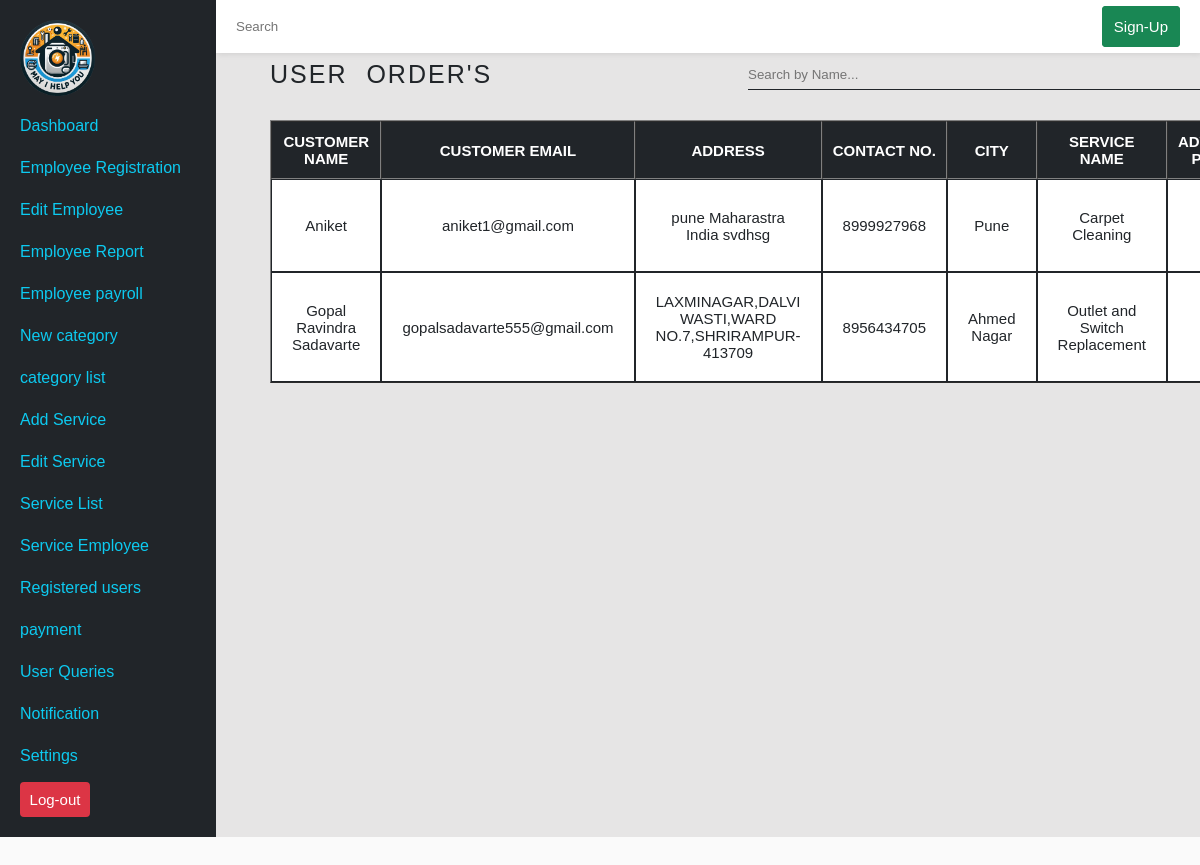
Screenshot of /admin/_adminDashboard.php?user-second=1 (signed in) with the database file from the repository.
### tables this page shows
CREATE TABLE `order_details` (
  `order_details_id` int(11) NOT NULL,
  `customer_name` varchar(300) DEFAULT NULL,
  `customer_email` varchar(200) DEFAULT NULL,
  `contact_no` varchar(50) DEFAULT NULL,
  `service_address` varchar(200) DEFAULT NULL,
  `order_service_id` int(11) DEFAULT NULL,
  `customer_city` varchar(100) DEFAULT NULL
);

CREATE TABLE `services` (
  `service_id` int(11) NOT NULL,
  `service_name` varchar(200) DEFAULT NULL,
  `description` text NOT NULL,
  `price` int(11) NOT NULL,
  `avg_duration` varchar(20) NOT NULL,
  `availability` varchar(50) NOT NULL DEFAULT 'yes',
  `service_create_at` timestamp NULL DEFAULT current_timestamp(),
  `image_path` text NOT NULL,
  `service_cate_id` int(11) DEFAULT NULL,
  `service_admin_id` int(11) DEFAULT NULL
);

### admin/_receivedOrders.php (the view, shortened to what this page needs)
<?php
    $sql=$conn->prepare("SELECT
                            `customer_name`,
                            `customer_email`,
                            `service_address`,
                            `contact_no`,
                            `customer_city`,
                            `service_name`,
                            `price`,
                            `user_mobile_no`,
                            `user_city`,
                            `order_create_at`,
                            `create_update`,
                            `order_status`,
                            `transaction_id`,
                            `payment_status`
                        FROM
                            `order_details`,
                            `order_to_order_details`,
                            `services`,`user`,
                            `user_order`,
                            `user_payment`
                        WHERE
                            `services`.`service_id`=`order_details`.`order_service_id`
                        AND
                            `user_order`.`order_id`=`user_payment`.`payment_order_id`
                        AND
                            `user`.`user_id`=`user_payment`.`payment_user_id`
                        AND
                            `user_order`.`order_id`=`order_to_order_details`.`ord_id`
                        AND
                            `order_details`.`order_details_id`=`order_to_order_details`.`ord_details_id`
                        ORDER BY
                            `order_id`
                        DESC");
    $sql->execute();
    $res=$sql->get_result();
?>
<head>
</head>
<body>
<div class="table-container" style="user-select: none;">
       <div class="table-content">
         <div class="header">
            <h1>User Order's</h1>
            <input type="text" name="searchBar" id="empSearchBar" placeholder="Search by Name...">
        </div>
        <div class="table-data" style="overflow: scroll; width: 101%;">
            <div class="table">
                <table border="1px" cellspacing=0>
                        <tr>
                            <th rowspan="2">Customer Name</th>
                            <th rowspan="2">Customer Email</th>
                            <th rowspan="2">Address</th>
                            <th rowspan="2">Contact No.</th>
                            <th rowspan="2">City</th>
                            <th rowspan="2">Service Name</th>
                            <th rowspan="2">Advance Price</th>
                        </tr>
                        <tr>
                        </tr>
                        <?php
                            while($row=$res->fetch_assoc())
                            {
                        ?>       <tr>
                                 <td class="searchKey"><?php echo $row['customer_name'];?></td>
                                 <td><?php echo $row['customer_email'];?></td>
                                 <td><?php echo $row['service_address'];?></td>
                                 <td><?php echo $row['contact_no'];?></td>
                                 <td><?php echo $row['customer_city'];?></td>
                                 <td><?php echo $row['service_name'];?></td>
                                 <td><?php echo $row['price'];?></td>
                                 </tr>
                        <?php
                            }
                        ?>
                    </table>
                </div>
            </div>
        </div>
    </div>
</body>

### admin/css/admin.css (style rules this page uses)
* { margin: 0; padding: 0; box-sizing: border-box; font-family: Arial, Helvetica, sans-serif; }
:root { --blue: #0d6efd; --purple: #6f42c1; --pink: #d63384; --red: #dc3545; --orange: #fd7e14; --yellow: #ffc107; --green: #198754; --gray-dark: #343a40; --cyan: #0dcaf0; --text: #6c757d; --dark: #212529; --light: #fff; --heading: #3E3232; --body: #fafafa; --radius: .5rem; --dashBackground:rgb(230, 229, 229); --shadow: box-shadow: 1px 1px 8px rgba(0, 0, 0, 0.2); }
html { scroll-behavior: smooth; font-size: 62.5%; }
body { width: 100%; height: 100%; background: var(--body); }
#table .content .table-box table tr th,td { padding: 0 .5rem 0 .5rem; background-color: var(--dark); color:var(--light); font-size: 1.5rem; border: 1px solid var(--dark); }
.table-container { position: absolute; top: 2rem; left: 27rem; width: 75%; height: auto; padding: 2rem 0 2rem 0; }
.table-container .table-content { width: 105%; }
.table-container .table-content .header { display: flex; gap: 15%; margin: 2rem 0 3rem 0; }
.table-container .table-content .header h1 { color: var(--dark); font: 400; padding: 0 2rem 0 0; font-size: 2.5rem; width: 50rem; font-family: 'Lucida Sans', 'Lucida Sans Regular', 'Lucida Grande', 'Lucida Sans Unicode', Geneva, Verdana, sans-serif; font-weight: 500; word-spacing: 1rem; letter-spacing: .2rem; text-transform: uppercase; }
.table-container .table-content .header input { width: 75%; height: 3rem; outline: none; border: none; border-bottom: 1px solid var(--dark); background-color: var(--dashBackground); }
.table-container .table-content .table-data .table { height: 100vh; width: 100%; overflow: scroll; }
.table-container .table-content .table-data .table table { height: auto; width: 100%; background-color: var(--light); text-align: center; }
.table-container .table-content .table-data .table table tr th { padding: .5rem 1rem .5rem 1rem; background-color: var(--dark); text-transform: uppercase; color: var(--light); font-size: 1.5rem; }
.table-container .table-content .table-data .table table tr td { background-color: var(--light); color: var(--dark); }

### admin/_receivedOrders.php (style rules this page uses)
tr,th,td { padding: 2rem; }

### rows the page displays
order_details: customer_name "Aniket", customer_email "aniket1@gmail.com", service_address "pune Maharastra India svdhsg", contact_no "8999927968", customer_city "Pune", order_service.service_name "Carpet Cleaning"
order_details: customer_name "Gopal Ravindra Sadavarte", customer_email "gopalsadavarte555@gmail.com", service_address "LAXMINAGAR,DALVI WASTI,WARD NO.7,SHRIRAMPUR-413709", contact_no "8956434705", customer_city "Ahmed Nagar", order_service.service_name "Outlet and Switch Replacement"
